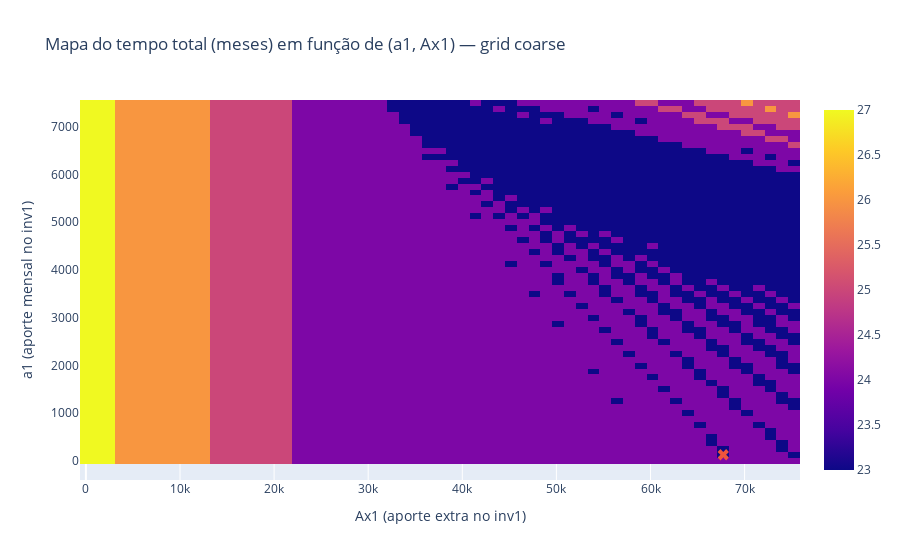

Notebook source saved alongside this figure:
### Markdown cell above
### 9 — Plot 2 (opcional): Heatmap do tempo total em função de (a1, Ax1)

### Code cell
# =========================
# Célula 9 — Plot 2 (opcional): Heatmap do tempo total em função de (a1, Ax1)
# =========================

if mostrar_heatmap:
    # Para heatmap, usamos o grid coarse inicial (a1_grid, Ax1_grid, T)
    # Observação: heatmap espera z com shape (len(y), len(x)) se usarmos eixos invertidos;
    # aqui manteremos: linhas=a1, colunas=Ax1.
    A1, AX1 = np.meshgrid(Ax1_grid, a1_grid)  # malha para customdata

    # Customdata no heatmap para mostrar a1, a2, Ax1, Ax2 ao passar mouse
    a2_mat = aT - AX1*0 + (aT - a1_grid[:, None])  # constrói matriz a2 (broadcast)
    Ax2_mat = AxT - A1                             # matriz Ax2

    # Empilha customdata por célula (a1, a2, Ax1, Ax2)
    custom_hm = np.stack([AX1, a2_mat, A1, Ax2_mat], axis=2)

    fig_hm = go.Figure(data=go.Heatmap(
        z=T, x=Ax1_grid, y=a1_grid,
        customdata=custom_hm,
        hovertemplate=(
            "a1: %{customdata[0]:,.2f}<br>"
            "a2: %{customdata[1]:,.2f}<br>"
            "Ax1: %{customdata[2]:,.2f}<br>"
            "Ax2: %{customdata[3]:,.2f}<br>"
            "Tempo total (meses): %{z:.0f}<extra></extra>"
        )
    ))

    # Marca o ótimo no heatmap
    fig_hm.add_trace(go.Scatter(
        x=[Ax1_opt], y=[a1_opt],
        mode="markers",
        name="Ótimo",
        marker=dict(size=10, symbol="x"),
        hovertemplate=(
            "ÓTIMO<br>"
            f"a1={a1_opt:,.2f}<br>a2={a2_opt:,.2f}<br>"
            f"Ax1={Ax1_opt:,.2f}<br>Ax2={Ax2_opt:,.2f}<br>"
            f"t_total={t_total_opt:.0f} meses<extra></extra>"
        )
    ))

    fig_hm.update_layout(
        title="Mapa do tempo total (meses) em função de (a1, Ax1) — grid coarse",
        xaxis_title="Ax1 (aporte extra no inv1)",
        yaxis_title="a1 (aporte mensal no inv1)"
    )

    fig_hm.show()

### Figure 1 — Plotly figure (JSON) as saved in the notebook; plotly's stock layout.template omitted (floating-point values rounded to 4 significant figures; data arrays with more than 128 entries replaced by an {"elided": "..."} marker saying what was removed)
{"data": [{"customdata": {"elided": "14884 float values"}, "hovertemplate": "a1: %{customdata[0]:,.2f}<br>a2: %{customdata[1]:,.2f}<br>Ax1: %{customdata[2]:,.2f}<br>Ax2: %{customdata[3]:,.2f}<br>Tempo total (meses): %{z:.0f}<extra></extra>", "type": "heatmap", "x": [0.0, 1254.0, 2509.0, 3763.0, 5017.0, 6272.0, 7526.0, 8780.0, 10030.0, 11290.0, 12540.0, 13800.0, 15050.0, 16310.0, 17560.0, 18820.0, 20070.0, 21320.0, 22580.0, 23830.0, 25090.0, 26340.0, 27600.0, 28850.0, 30100.0, 31360.0, 32610.0, 33870.0, 35120.0, 36380.0, 37630.0, 38880.0, 40140.0, 41390.0, 42650.0, 43900.0, 45160.0, 46410.0, 47660.0, 48920.0, 50170.0, 51430.0, 52680.0, 53940.0, 55190.0, 56450.0, 57700.0, 58950.0, 60210.0, 61460.0, 62720.0, 63970.0, 65230.0, 66480.0, 67730.0, 68990.0, 70240.0, 71500.0, 72750.0, 74010.0, 75260.0], "y": [0.0, 125.0, 250.0, 375.0, 500.0, 625.0, 750.0, 875.0, 1000.0, 1125.0, 1250.0, 1375.0, 1500.0, 1625.0, 1750.0, 1875.0, 2000.0, 2125.0, 2250.0, 2375.0, 2500.0, 2625.0, 2750.0, 2875.0, 3000.0, 3125.0, 3250.0, 3375.0, 3500.0, 3625.0, 3750.0, 3875.0, 4000.0, 4125.0, 4250.0, 4375.0, 4500.0, 4625.0, 4750.0, 4875.0, 5000.0, 5125.0, 5250.0, 5375.0, 5500.0, 5625.0, 5750.0, 5875.0, 6000.0, 6125.0, 6250.0, 6375.0, 6500.0, 6625.0, 6750.0, 6875.0, 7000.0, 7125.0, 7250.0, 7375.0, 7500.0], "z": {"elided": "61x61 float values"}}, {"hovertemplate": "ÓTIMO<br>a1=125.00<br>a2=7,375.00<br>Ax1=67,734.01<br>Ax2=7,526.00<br>t_total=23 meses<extra></extra>", "marker": {"size": 10, "symbol": "x"}, "mode": "markers", "name": "Ótimo", "type": "scatter", "x": [67730.0], "y": [125]}], "layout": {"title": {"text": "Mapa do tempo total (meses) em função de (a1, Ax1) — grid coarse"}, "xaxis": {"title": {"text": "Ax1 (aporte extra no inv1)"}}, "yaxis": {"title": {"text": "a1 (aporte mensal no inv1)"}}}}
